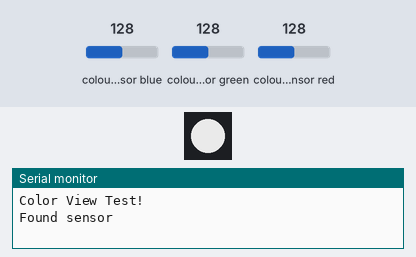
This sketch was run on a simulated Arduino Uno, built with avr-gcc and run on an emulated ATmega328P. Parts: 1 RGB LEDs in strip order, left to right, the last lines printed to the serial monitor. The inputs (shaded band) are chosen by the test bench; at power-on: colour sensor blue 128, colour sensor green 128, colour sensor red 128. Dim RGB values are drawn brighter than linear.

Above: at 0.1 s.
At 4.1 s:
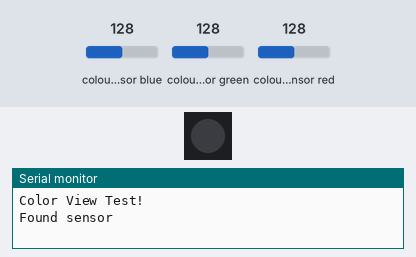
At 4.8 s:
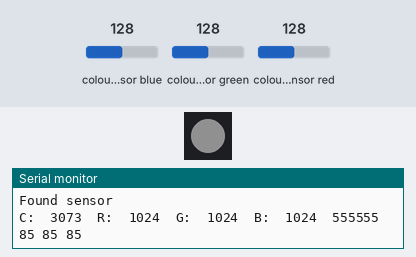
Timing chart, 0 to 6.3 s (numbered marks = the images above):
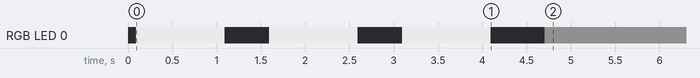

The sketch:

color_sensor.ino
```cpp
#include <Wire.h>
#include "Adafruit_TCS34725.h"
#include <Adafruit_NeoPixel.h>

// Parameter 1 = number of pixels in strip
// Parameter 2 = pin number (most are valid)
// Parameter 3 = pixel type flags, add together as needed:
//   NEO_RGB     Pixels are wired for RGB bitstream
//   NEO_GRB     Pixels are wired for GRB bitstream
//   NEO_KHZ400  400 KHz bitstream (e.g. FLORA pixels)
//   NEO_KHZ800  800 KHz bitstream (e.g. High Density LED strip)
Adafruit_NeoPixel strip = Adafruit_NeoPixel(1, 6, NEO_GRB + NEO_KHZ800);


// our RGB -> eye-recognized gamma color
byte gammatable[256];


Adafruit_TCS34725 tcs = Adafruit_TCS34725(TCS34725_INTEGRATIONTIME_50MS, TCS34725_GAIN_4X);

void setup() {
  Serial.begin(9600);
  Serial.println("Color View Test!");

  strip.begin();
  strip.show(); // Initialize all pixels to 'off'

  if (tcs.begin()) {
    Serial.println("Found sensor");
  } else {
    Serial.println("No TCS34725 found ... check your connections");
    while (1); // halt!
  }

  // thanks PhilB for this gamma table!
  // it helps convert RGB colors to what humans see
  for (int i=0; i<256; i++) {
    float x = i;
    x /= 255;
    x = pow(x, 2.5);
    x *= 255;

    gammatable[i] = x;
    //Serial.println(gammatable[i]);
  }

  for (int i=0; i<3; i++){ //this sequence flashes the first pixel three times as a countdown to the color reading.
    strip.setPixelColor (0, strip.Color(188, 188, 188)); //white, but dimmer-- 255 for all three values makes it blinding!
    strip.show();
    delay(1000);
    strip.setPixelColor (0, strip.Color(0, 0, 0));
    strip.show();
    delay(500);
  }

  uint16_t clear, red, green, blue;

  tcs.setInterrupt(false);      // turn on LED

  delay(60);  // takes 50ms to read

  tcs.getRawData(&red, &green, &blue, &clear);

  tcs.setInterrupt(true);  // turn off LED

  Serial.print("C:\t"); Serial.print(clear);
  Serial.print("\tR:\t"); Serial.print(red);
  Serial.print("\tG:\t"); Serial.print(green);
  Serial.print("\tB:\t"); Serial.print(blue);

  // Figure out some basic hex code for visualization
  uint32_t sum = red;
  sum += green;
  sum += blue;
  //sum += clear; // clear contains RGB already so no need to re-add it

  float r, g, b;
  r = red; r /= sum;
  g = green; g /= sum;
  b = blue; b /= sum;
  r *= 256; g *= 256; b *= 256;
  Serial.print("\t");
  Serial.print((int)r, HEX); Serial.print((int)g, HEX); Serial.print((int)b, HEX);
  Serial.println();

  Serial.print((int)r ); Serial.print(" "); Serial.print((int)g);Serial.print(" ");  Serial.println((int)b );
  colorWipe(strip.Color(gammatable[(int)r], gammatable[(int)g], gammatable[(int)b]), 0);
}

// Fill the dots one after the other with a color
void colorWipe(uint32_t c, uint8_t wait) {
  for(uint16_t i=0; i<strip.numPixels(); i++) {
      strip.setPixelColor(i, c);
      strip.show();
      delay(wait);
  }
}

void loop() {

  //loop is empty because it only takes the color reading once on power up! Turn the scarf off and on again to change the color.

}
```

Measured:
- by itself, RGB LED 0: off → RGB(188, 188, 188) at 0.09 s, → off 1.0 s later, → RGB(188, 188, 188) 0.50 s later, → off 1.0 s later, … (7 changes in this stretch)
